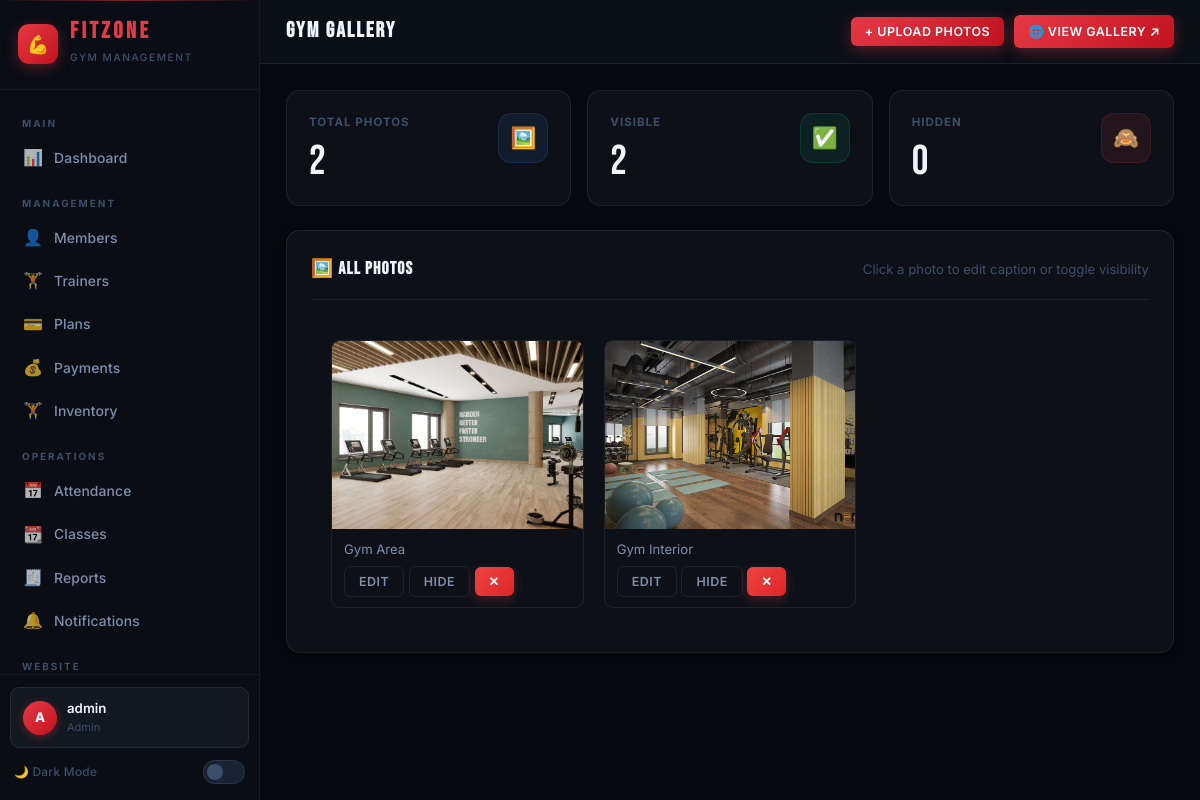
/pages/admin/gym-gallery.php (signed in), run on the app's committed database.
### tables this page shows
CREATE TABLE `gym_gallery` (
  `id` int(11) NOT NULL,
  `image_path` varchar(255) NOT NULL,
  `caption` varchar(200) DEFAULT NULL,
  `sort_order` int(11) DEFAULT 0,
  `is_active` tinyint(1) DEFAULT 1,
  `created_at` timestamp NOT NULL DEFAULT current_timestamp()
);

### pages/admin/gym-gallery.php (the view, shortened to what this page needs)
<?php
require_once '../../includes/auth.php';
$conn->query("CREATE TABLE IF NOT EXISTS gym_gallery (
    id          INT AUTO_INCREMENT PRIMARY KEY,
    image_path  VARCHAR(255) NOT NULL,
    caption     VARCHAR(200),
    sort_order  INT DEFAULT 0,
    is_active   TINYINT(1) DEFAULT 1,
    created_at  TIMESTAMP DEFAULT CURRENT_TIMESTAMP
) ENGINE=InnoDB DEFAULT CHARSET=utf8mb4");
$uploadUrlBase = '../../uploads/gallery/';
$items  = $conn->query("SELECT * FROM gym_gallery ORDER BY sort_order ASC, id DESC");
$total  = $conn->query("SELECT COUNT(*) as c FROM gym_gallery")->fetch_assoc()['c'];
$active = $conn->query("SELECT COUNT(*) as c FROM gym_gallery WHERE is_active=1")->fetch_assoc()['c'];
?>
<!DOCTYPE html>
<?php $__theme = $_COOKIE['fitzone_theme'] ?? 'dark'; ?>
<html lang="en" data-theme="<?= htmlspecialchars($__theme) ?>">
<head>
    <link rel="stylesheet" href="../../assets/css/style.css">
</head>
<body>
<div class="app-layout">
    <?php include '../../includes/sidebar.php'; ?>
    <div class="main-content">
        <header class="top-header">
            <h2 class="page-title">GYM GALLERY</h2>
            <div class="top-header-actions">
                <button class="btn btn-primary btn-sm" onclick="openModal('uploadModal')">+ Upload Photos</button>
                <a href="../../home.php#gallery" target="_blank" class="btn btn-primary btn-sm">🌐 View Gallery ↗</a>
            </div>
        </header>
        <div class="page-content">
            <div class="stats-grid" style="grid-template-columns:repeat(auto-fit,minmax(160px,1fr));margin-bottom:24px;">
                <div class="stat-card blue">
                    <div class="stat-info"><h4>Total Photos</h4><div class="stat-number"><?= $total ?></div></div>
                    <div class="stat-icon">🖼️</div>
                </div>
                <div class="stat-card green">
                    <div class="stat-info"><h4>Visible</h4><div class="stat-number"><?= $active ?></div></div>
                    <div class="stat-icon">✅</div>
                </div>
                <div class="stat-card red">
                    <div class="stat-info"><h4>Hidden</h4><div class="stat-number"><?= $total - $active ?></div></div>
                    <div class="stat-icon">🙈</div>
                </div>
            </div>
            <div class="card">
                <div class="card-header">
                    <h3>🖼️ All Photos</h3>
                    <span style="color:var(--text-muted);font-size:0.82rem;">Click a photo to edit caption or toggle visibility</span>
                </div>
                <?php if ($items->num_rows > 0): ?>
                <div class="gallery-admin-grid" style="padding:20px;">
                    <?php while ($g = $items->fetch_assoc()): ?>
                    <div class="gallery-thumb-card <?= !$g['is_active'] ? 'thumb-inactive' : '' ?>">
                        <div style="position:relative;">
                            <img src="<?= $uploadUrlBase . htmlspecialchars($g['image_path']) ?>" class="gallery-thumb-img" alt="<?= htmlspecialchars($g['caption'] ?? '') ?>">
                        </div>
                        <div class="gallery-thumb-footer">
                            <div class="gallery-thumb-caption"><?= htmlspecialchars($g['caption'] ?: 'No caption') ?></div>
                            <div class="table-actions" style="margin-top:6px;">
                                <button class="btn btn-sm btn-outline" onclick="openGalleryEdit(<?= $g['id'] ?>,'<?= htmlspecialchars(addslashes($g['caption'] ?? '')) ?>',<?= (int)$g['sort_order'] ?>)">Edit</button>
                                <button class="btn btn-sm btn-outline" id="gtBtn-<?= $g['id'] ?>" onclick="toggleGallery(<?= $g['id'] ?>)">
                                    <?= $g['is_active'] ? 'Hide' : 'Show' ?>
                                </button>
                                <button class="btn btn-sm btn-danger" onclick="deleteGallery(<?= $g['id'] ?>)">✕</button>
                            </div>
                        </div>
                    </div>
                    <?php endwhile; ?>
                </div>
                <?php endif; ?>
            </div>
        </div>
    </div>
</div>
</body>
</html>

### pages/admin/gym-gallery.php (style rules this page uses)
.gallery-admin-grid { display: grid; grid-template-columns: repeat(auto-fill, minmax(220px, 1fr)); gap: 20px; }
.gallery-thumb-card { background: var(--bg-card); border: 1px solid var(--border); border-radius: var(--radius-sm); overflow: hidden; transition: border-color 0.2s; }
.gallery-thumb-img { width: 100%; aspect-ratio: 4/3; object-fit: cover; display: block; background: var(--bg-surface2); }
.gallery-thumb-footer { padding: 10px 12px; }
.gallery-thumb-caption { font-size: 0.82rem; color: var(--text-secondary); margin-bottom: 6px; white-space: nowrap; overflow: hidden; text-overflow: ellipsis; }

### data on the page
gym_gallery: image_path (picture), caption "Gym Area", is_active "HIDE"
gym_gallery: image_path (picture), caption "Gym Interior", is_active "HIDE"

### other printed values
substr($_SESSION['username'] ?? 'U', 0, 1) "A"
$_SESSION['username'] "admin"
$_SESSION['role'] "Admin"
$total "2"
$active "2"
$total - $active "0"
